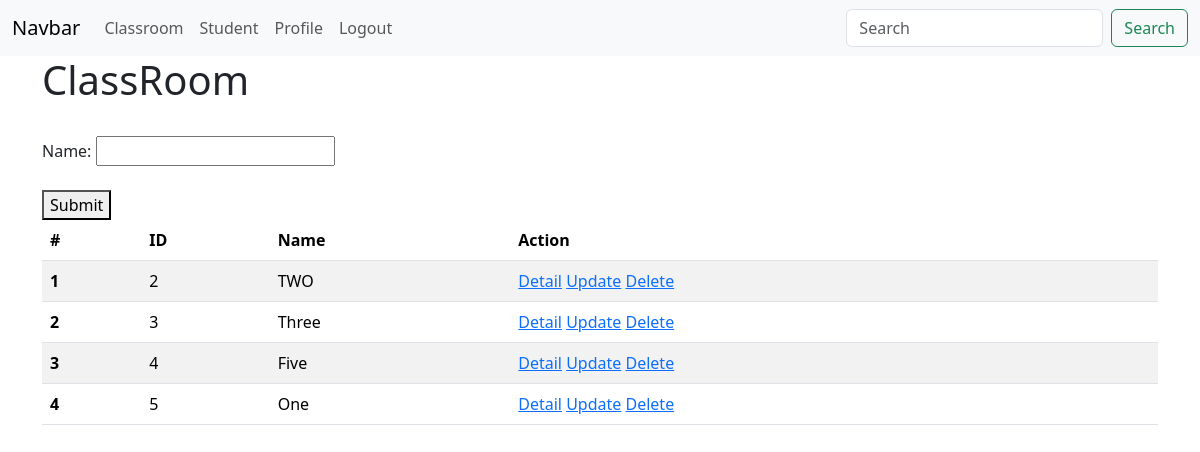
Page /classbased/classroom/ on the committed database.
### crud/models.py (models this page shows, shortened)
class ClassRoom(models.Model):
    name = models.CharField(max_length=20)

### classbased/views.py (the view)
# urls.py: path('classroom/', ClassRoomView.as_view(), name="classbased_classroom"),
class ClassRoomView(CreateView):
    template_name = "classbased/classroom.html"
    queryset = ClassRoom.objects.all()
    context_object_name = 'classrooms'
    form_class = ClassRoomModelForm
    success_url = reverse_lazy("classbased_classroom")
    def get_context_data(self, **kwargs):
        context = super().get_context_data(**kwargs)
        context["classrooms"] = ClassRoom.objects.all()
        return context

### classbased/forms.py
class ClassRoomModelForm(forms.ModelForm):
    class Meta:
        fields = ["name", ]
        model = ClassRoom

### classbased/templates/classbased/classroom.html (shortened to what this page needs)
{% extends 'classbased/base.html' %}
{% block content %}
    <h1>ClassRoom</h1><br>
    <form method="post" action="{% url 'classbased_classroom' %}">
        {{ form }}<br>
        <button type="submit">Submit</button>
        <br>
    </form>
    <table class="table table-striped">
        <thead>
        <tr class="well well-sm">
            <th scope="col">#</th>
            <th scope="col">ID</th>
            <th scope="col">Name</th>
            <th scope="col">Action</th>
        </tr>
        </thead>
        <tbody>
        {% for classroom in classrooms %}
            <tr>
                <th scope="row">{{ forloop.counter }}</th>
                <td>{{ classroom.id }}</td>
                <td>{{ classroom.name }}</td>
                <td>
                    <a href="{% url 'classbased_classroom_detail' classroom.id %}">Detail</a>
                    <a href="{% url 'classbased_classroom_update' classroom.id %}">Update</a>
                    <a href="{% url 'classbased_classroom_delete' classroom.id %}">Delete</a>
                </td>
            </tr>
        {% endfor %}
        </tbody>
    </table>
{% endblock %}

### rows in the picture
ClassRoom: id "2", name "TWO"
ClassRoom: id "3", name "Three"
ClassRoom: id "4", name "Five"
ClassRoom: id "5", name "One"
